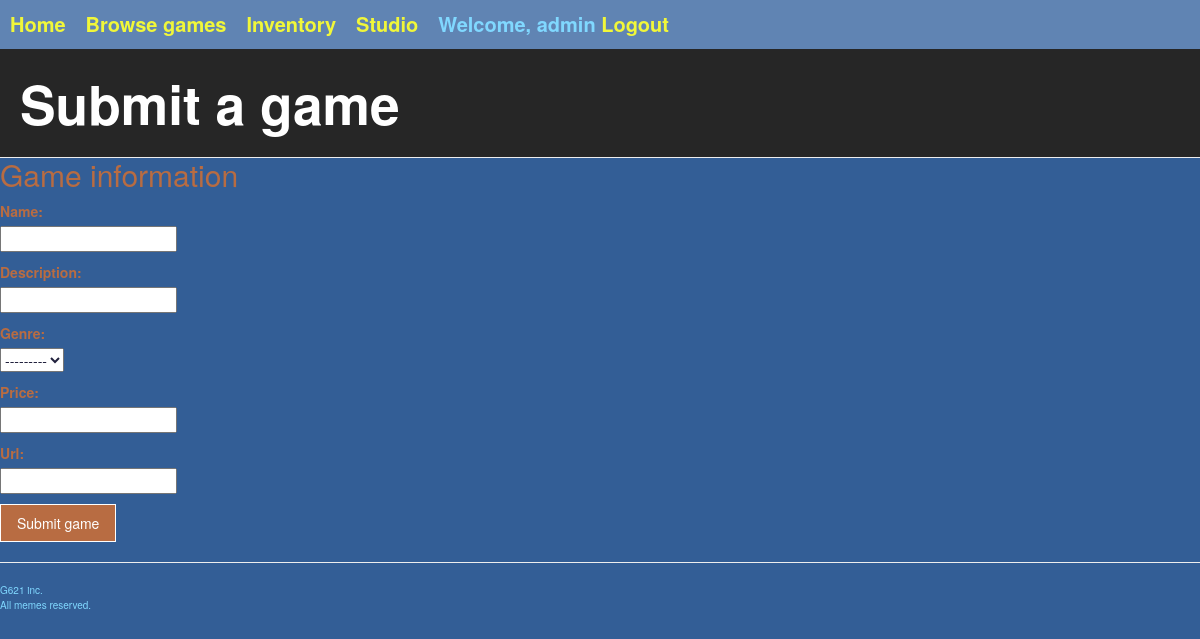
/studio/5/ (signed in), run on an earlier commit of the app's database.
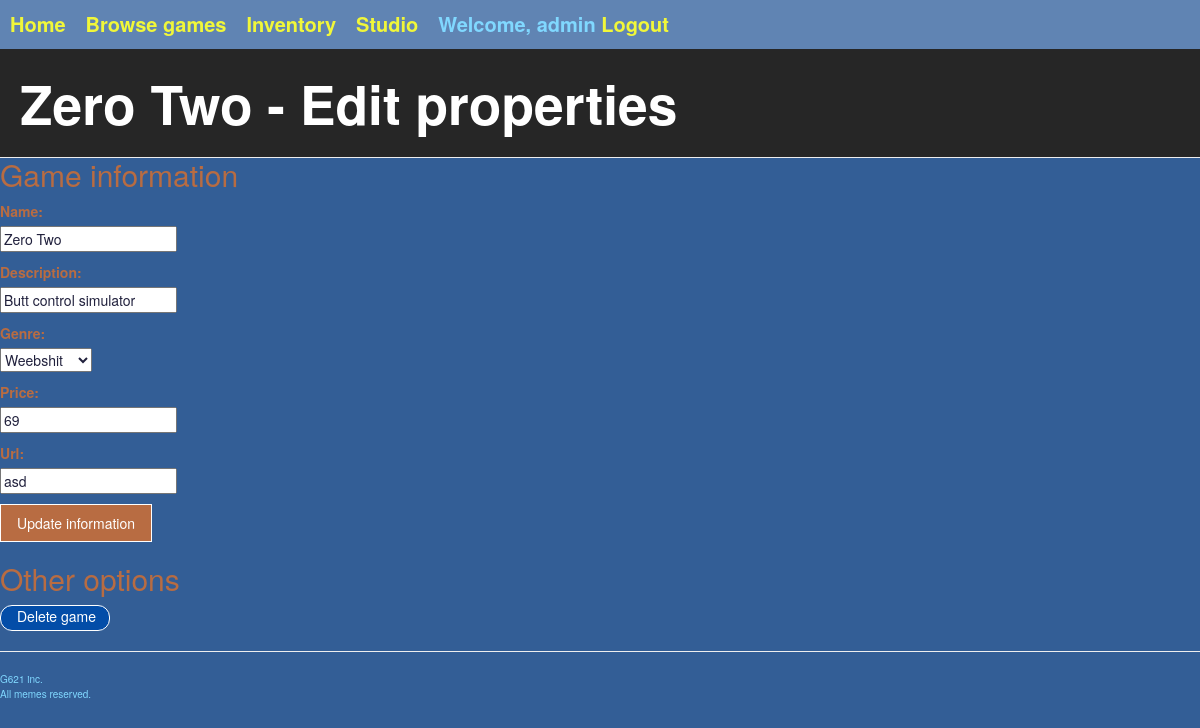
And on a later commit of the database.
### gameshop/models.py (models this page shows, shortened)
class Game(models.Model):
    id = models.AutoField(auto_created=True, primary_key=True)
    name = models.CharField(max_length=50)
    description = models.TextField(max_length=500)
    genre = models.ForeignKey(Genre, on_delete=models.CASCADE)
    sales = models.IntegerField(default=0)
    price = models.IntegerField(default=0)
    owner = models.ForeignKey(Developer, on_delete=models.CASCADE)
    url = models.CharField(max_length=300, default='http://webcourse.cs.hut.fi/example_game.html')
    bought = models.ManyToManyField(Profile, blank=True, through="Game_state")

### gameshop/views.py (the view, shortened to what this page needs)
# urls.py: path('studio/<int:game_id>/', editgame),
@login_required(login_url='/login/')
def editgame(request, game_id=None):
    context = getUserContext(request.user)
    if not context['developer']:
        redirect('/login/')
    if request.method == "DELETE":
        game = get_object_or_404(Game, pk=game_id)
        if context["developer"].owns(game):
            game.delete()
            return redirect("/studio/")
        else:
            return Unauthorized()
    elif request.method == "GET":
        template = "gameshop/inventory/edit_game.html"
        game = getGame(game_id)
        if game: #Form has data if modifying existing game
            if context["developer"].owns(game):
                form = SubmitGameForm()
                form.fields["name"].initial = game.name
                form.fields["description"].initial = game.description
                form.fields["genre"].initial = game.genre
                form.fields["price"].initial = game.price
                form.fields["url"].initial = game.url
                context["game"] = game
                context["form"] = form
                return render(request, template, context)
        else: #If adding new game, blank form
            form = SubmitGameForm()
            context["form"] = form
            return render(request, template, context)
    return Http404()

### gameshop/forms.py
class SubmitGameForm(forms.Form):
    name = forms.CharField(max_length=50, required=True)
    description = forms.CharField(max_length=500, required=True)
    genre = forms.ModelChoiceField(queryset=Genre.objects.all())
    price = forms.IntegerField(required=True)
    url = forms.CharField(max_length=200, required=True)
    class Meta:
        model = Game
        fields = ('name', 'description', 'genre', 'price', 'url')

### gameshop/helpers.py (called while the page is built)
def getUserContext(user):
    if not user or user.is_anonymous:
        return { "profile": None, "developer": None }
    try:
        profile = Profile.objects.get(user=user)
    except Profile.DoesNotExist:
        profile = None
    try:
        developer = Developer.objects.get(profile=profile)
    except Developer.DoesNotExist:
        developer = None
    return { "profile": profile, "developer": developer }

def getGame(game_id):
    try:
        return Game.objects.get(id=game_id)
    except Game.DoesNotExist:
        return None

### gameshop/models.py (called while the page is built)
    def __str__(self):
        return self.name

    def owns(self, game):
        return game.owner == self

### gameshop/templates/gameshop/inventory/edit_game.html (shortened to what this page needs)
{% extends "gameshop/generic.html" %}
{% block script %}
  {% load staticfiles %}
{% endblock %}
{% block pageHeader %}
  <div class="page-header">
    <h1>
      {% if game %}
        {{ game.name }} - Edit properties
      {% else %}
        Submit a game
      {% endif %}
    </h1>
  </div>
{% endblock %}
{% block content %}
  <div class="edit-game-form">
    <h2>
      Game information
    </h2>
    <form action="" method="POST">
      {% for field in form %}
        <p>
        {{ field.label_tag }}<br>
        {{ field }}
        </p>
      {% endfor %}
      {% if game %}
        <button class="submit-game" type="submit">Update information</button>
      {% else %}
        <button class="submit-game" type="submit">Submit game</button>
      {% endif %}
    </form>
    {% if game %}
      <br>
      <h2>
        Other options
      </h2>
      <input class="play-now-button" id="{{game.id}}" type="button" onclick="delete_game(this.id)" value="Delete game"/>
    {% endif %}
  </div>
{% endblock %}

What changed in the data, as far as the page shows it:
added Game: name "Zero Two", form "Zero Two" "Butt control simulator" "Weebshit" "69" "asd"
Also different on the page:
form field value: (not shown) → "Delete game"
text no longer shown: "Submit a game Submit game"
text now shown: "- Edit properties Update information Other options"
